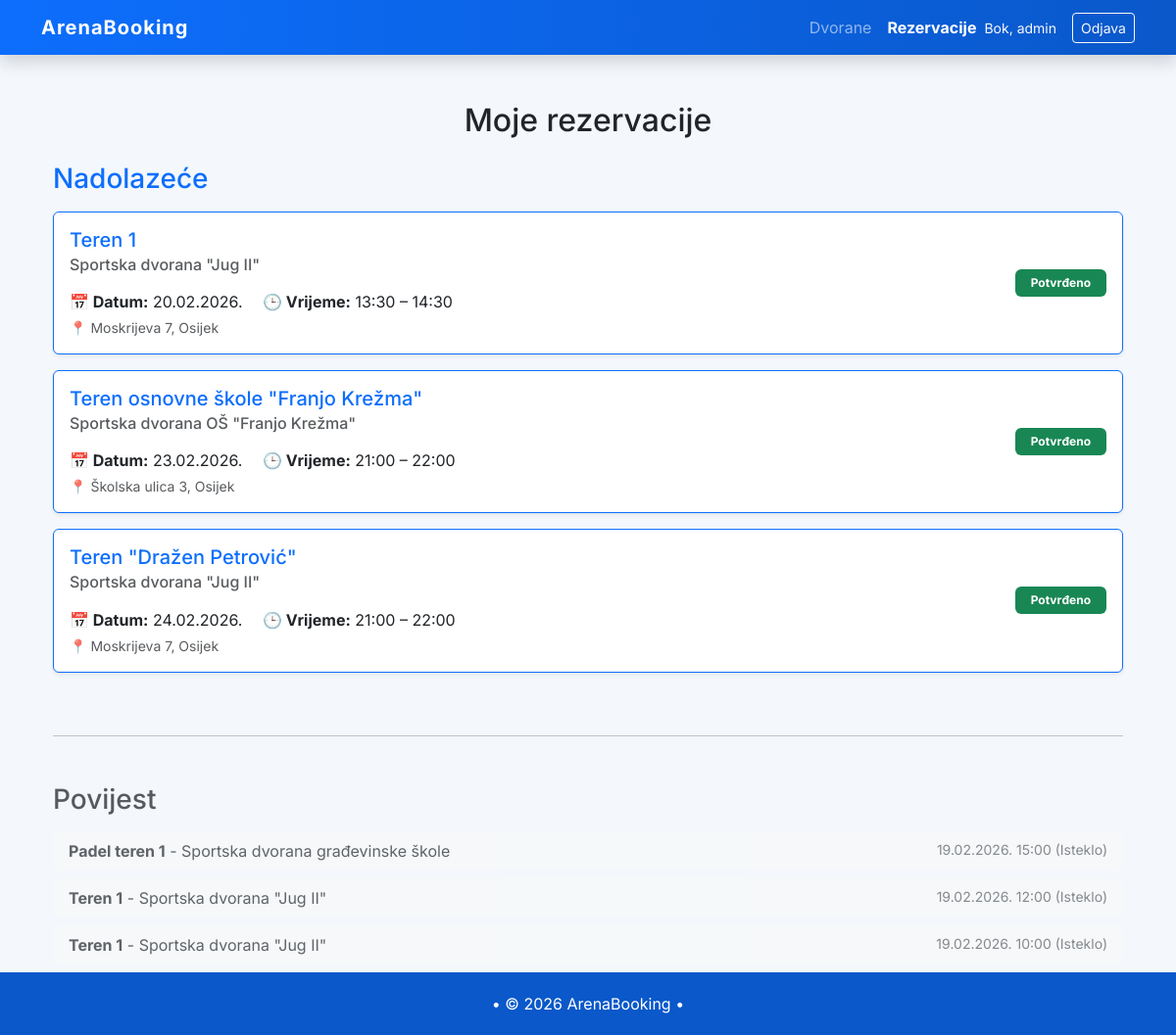
/bookings/ (signed in), run on an earlier commit of the app's database.
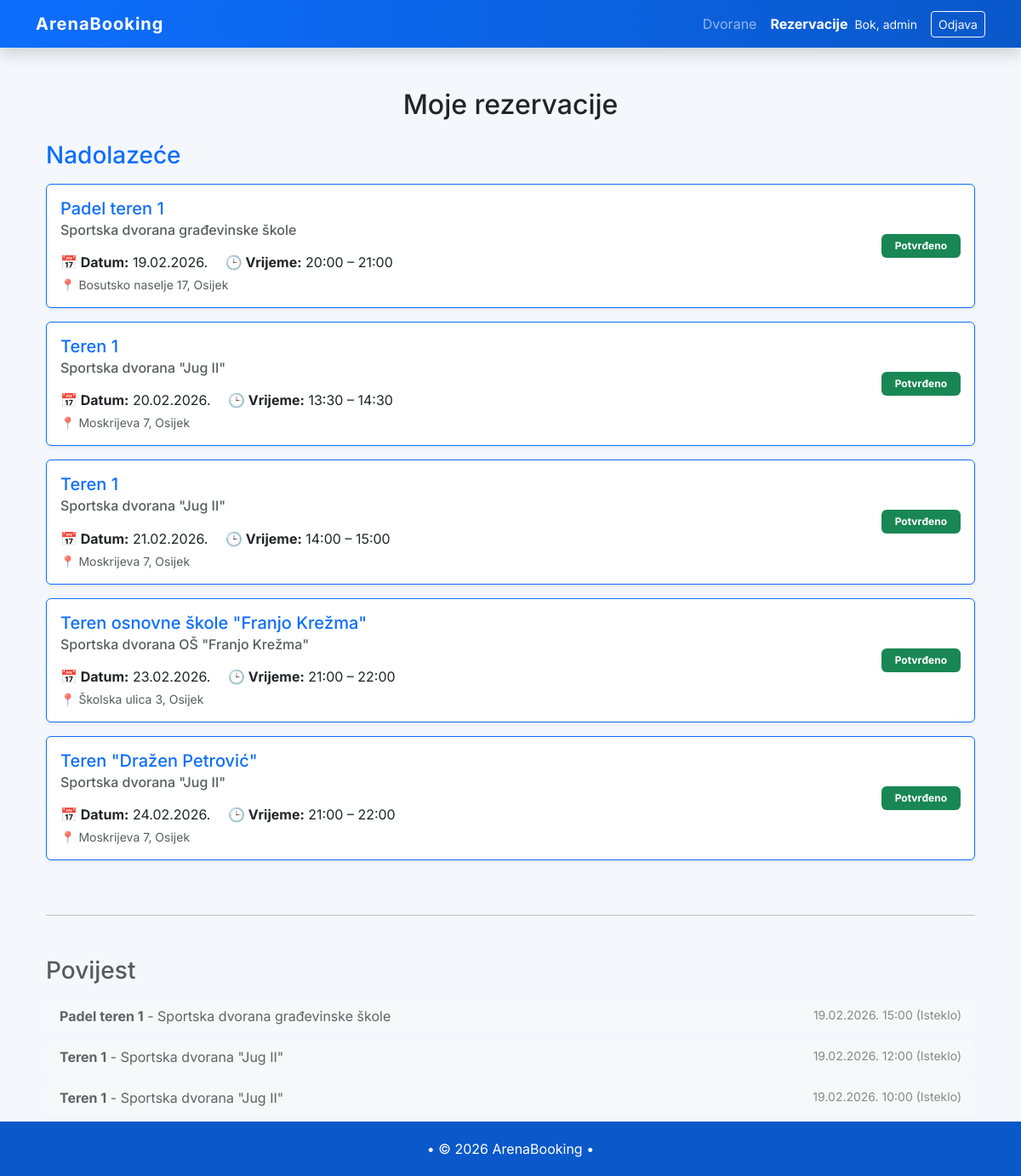
And on a later commit of the database.
### bookings/models.py (models this page shows, shortened)
class Booking(models.Model):
    user = models.ForeignKey(User,on_delete=models.CASCADE,related_name="bookings")
    court = models.ForeignKey(Court, on_delete=models.CASCADE,related_name="bookings")
    start_datetime = models.DateTimeField()
    end_datetime = models.DateTimeField()
    created_at = models.DateTimeField(auto_now_add=True)

### facilities/models.py (models this page shows, shortened)
class Court(models.Model):
    class Sport(models.TextChoices):
        FOOTBALL = "football", "Nogomet"
        BASKETBALL = "basketball", "Košarka"
        TENNIS = "tennis", "Tenis"
        PADEL = "padel", "Padel"
        OTHER = "other", "Ostalo"
    sport = models.CharField(
    max_length=20,
    choices=Sport.choices,
    blank=True,
    null=True
    )
    facility = models.ForeignKey(Facility, on_delete=models.CASCADE, related_name="courts")
    name = models.CharField(max_length=80)
    is_active = models.BooleanField(default=True)

class Facility(models.Model):
    name = models.CharField(max_length=120)
    address = models.CharField(max_length=200)
    city = models.CharField(max_length=80, blank=True)
    is_active = models.BooleanField(default=True)
    working_from = models.TimeField(default=time(8, 0))  # Podrazumijevano 08:00
    working_till = models.TimeField(default=time(22, 0)) # Podrazumijevano 22:00
    class Meta:
        verbose_name = "Facility"
        verbose_name_plural = "Facilities"

### bookings/views.py (the view)
# urls.py: path('bookings/', include('bookings.urls')),
def bookings(request):
    now = timezone.now()
    user_bookings = (
        Booking.objects
        .filter(user=request.user)
        .select_related("court")
        .order_by("-start_datetime")
    )
    active_bookings = user_bookings.filter(end_datetime__gt=now).order_by("start_datetime")
    past_bookings = user_bookings.filter(end_datetime__lte=now).order_by("-start_datetime")
    return render(request, "bookings/bookings.html", {
        "active_bookings": active_bookings,
        "past_bookings": past_bookings,
        "now": now,
    })

### bookings/templates/bookings/bookings.html
{% extends "base.html" %}
{% block content %}
<div class="container mt-4">
    <h2 class="mb-4 text-center">Moje rezervacije</h2>
    <h3 class="text-primary mb-3">Nadolazeće</h3>
    {% if active_bookings %}
        <div class="row">
            {% for b in active_bookings %}
                <div class="col-12 mb-3">
                    <div class="card border-primary shadow-sm">
                        <div class="card-body d-flex justify-content-between align-items-center">
                            <div>
                                <h5 class="card-title mb-1 text-primary">{{ b.court.name }}</h5>
                                <h6 class="text-muted mb-3">{{ b.court.facility.name }}</h6>
                                <p class="card-text mb-0">
                                    <strong>📅 Datum:</strong> {{ b.start_datetime|date:"d.m.Y." }}
                                    <span class="ms-3"><strong>🕒 Vrijeme:</strong> {{ b.start_datetime|date:"H:i" }} – {{ b.end_datetime|date:"H:i" }}</span>
                                </p>
                                <small class="text-muted d-block mt-1">📍 {{ b.court.facility.address }}, {{ b.court.facility.city }}</small>
                            </div>
                            <div class="text-end">
                                <span class="badge bg-success p-2 px-3">Potvrđeno</span>
                                </div>
                        </div>
                    </div>
                </div>
            {% endfor %}
        </div>
    {% else %}
        <div class="alert alert-light border shadow-sm text-center">Nema aktivnih rezervacija.</div>
    {% endif %}
    <hr class="my-5">
    <h3 class="text-muted mb-3">Povijest</h3>
    {% if past_bookings %}
        <div class="row">
            {% for b in past_bookings %}
                <div class="col-12 mb-2" style="opacity: 0.7;">
                    <div class="card bg-light border-0">
                        <div class="card-body py-2 d-flex justify-content-between">
                            <span><strong>{{ b.court.name }}</strong> - {{ b.court.facility.name }}</span>
                            <span class="text-muted small">{{ b.start_datetime|date:"d.m.Y. H:i" }} (Isteklo)</span>
                        </div>
                    </div>
                </div>
            {% endfor %}
        </div>
    {% else %}
        <p class="text-muted italic">Povijest rezervacija je prazna.</p>
    {% endif %}
</div>
{% endblock %}

What changed in the data, as far as the page shows it:
added Booking: court.name "Padel teren 1", court.facility.name "Sportska dvorana građevinske škole", start_datetime "19.02.2026.", start_datetime "20:00", end_datetime "21:00", court.facility.address "Bosutsko naselje 17", court.facility.city "Osijek", shown under "Nadolazeće"
added Booking: court.name "Teren 1", court.facility.name "Sportska dvorana \"Jug II\"", start_datetime "21.02.2026.", start_datetime "14:00", end_datetime "15:00", court.facility.address "Moskrijeva 7", court.facility.city "Osijek", shown under "Nadolazeće"
